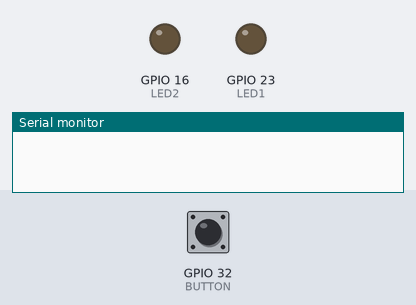
Bench run of a sketch on a simulated ESP32. Shown: output pins drawn as LEDs (lit = HIGH), the last lines printed to the serial monitor. Dashed ring = blinking. Inputs (shaded band) come from the test bench; at power-on: GPIO 32 (BUTTON) HIGH.

Above: at 1.2 s.
1.3 s: GPIO 32 (BUTTON) pulled LOW for 0.15 s
At 2.1 s:
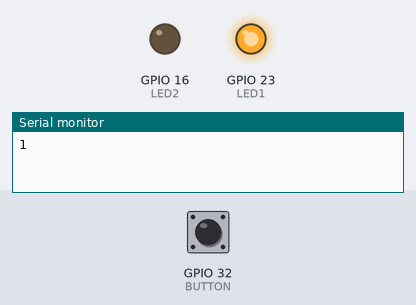
4.4 s: GPIO 32 (BUTTON) pulled LOW for 1 s
At 5.8 s:
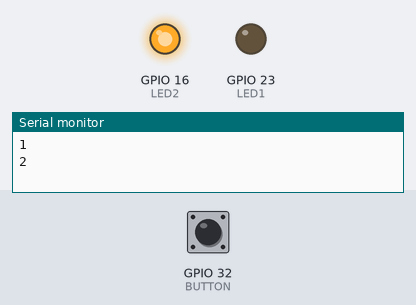
7.9 s: GPIO 32 (BUTTON) pulled LOW for 3.2 s
At 8.7 s:
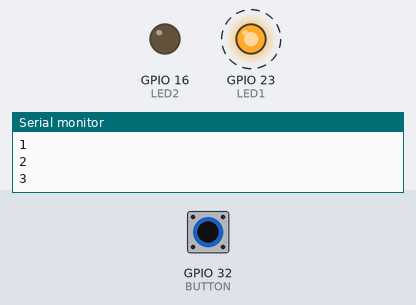
Timing chart, 0 to 13.4 s (numbered marks = the images above; inputs shaded):
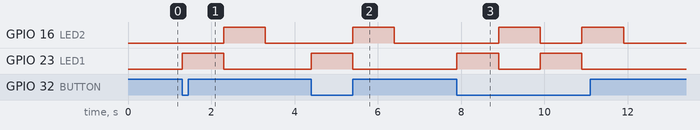

The sketch:

LAB1.ino
```cpp
// Print Hello World
// void setup() {
//   // put your setup code here, to run once:
//   Serial.begin(9600);  // start serial communication

// }void loop() {
//   // put your main code here, to run repeatedly:
//   Serial.println("Hello World!");
//   delay(1000);  // wait 1000 ms
// }

// LED Blinking
// void setup() {
//   // initialize digital pin LED_BUILTIN as an output.
//   pinMode(23, OUTPUT);
// }// the loop function runs over and over again forever
// void loop() {
//   digitalWrite(23, HIGH);   // turn the LED on
//   delay(1000);             // wait for a second
//   digitalWrite(23, LOW);    // turn the LED off
//   delay(1000);             // wait for a second
// }

#define LED1    23
#define LED2    16
#define BUTTON  32
int count = 0;

void setup() {
  pinMode(BUTTON, INPUT); // set arduino pin to input mode
  pinMode(LED1, OUTPUT);  // set arduino pin to output mode
  pinMode(LED2, OUTPUT);
  Serial.begin(9600);
}void loop() {
  if(digitalRead(BUTTON)==LOW) {
    digitalWrite(LED1, HIGH);
    count++;
    Serial.println(count);
    while(digitalRead(BUTTON)==LOW){
      delay(1000);
      digitalWrite(LED1,LOW);
      digitalWrite(LED2,HIGH);
      delay(1000);
      digitalWrite(LED1,HIGH);
      digitalWrite(LED2,LOW);
    };
  }
  if(digitalRead(BUTTON)==HIGH){
    digitalWrite(LED1,LOW);
  }
}
```

Measured:
- after the input at 1.3 s, GPIO 16 (LED2): LOW → HIGH after 1.0 s, → LOW 1.0 s later; GPIO 23 (LED1): LOW → HIGH at once, → LOW 1.0 s later
- after the input at 4.4 s, GPIO 16 (LED2): LOW → HIGH after 1.0 s, → LOW 1.0 s later; GPIO 23 (LED1): LOW → HIGH at once, → LOW 1.0 s later
- after the input at 7.9 s, GPIO 16 (LED2): alternates HIGH for 1.0 s and LOW for 1.0 s, 4 changes in all, then stays LOW, starting after 1.0 s; GPIO 23 (LED1): alternates HIGH for 1.0 s and LOW for 1.0 s, 4 changes in all, then stays LOW, starting at once
